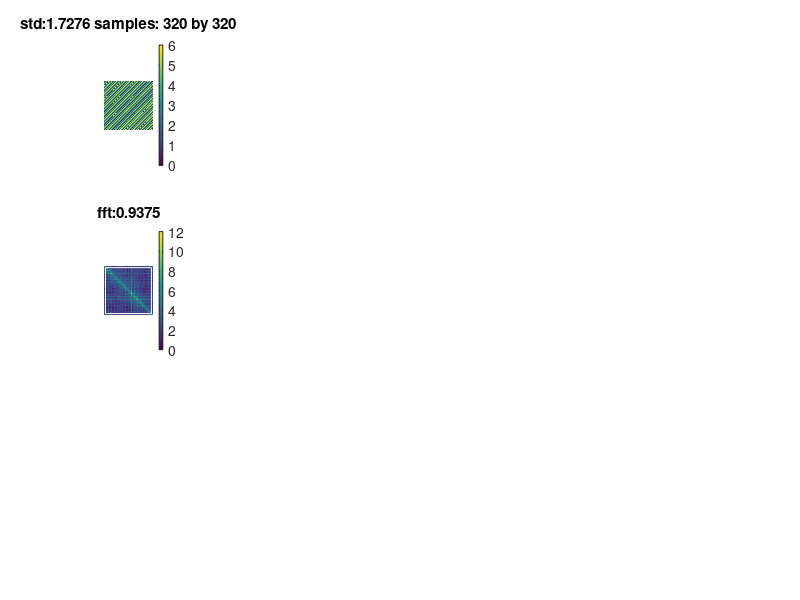

The MATLAB source for this figure: (Note: this script raises an error after producing the figure.)
function test
    clear
    close all
   
    %% Load SigmaT
    sigmaT = csvread('sigmaT3.csv');
    
    sigmaT_size = size(sigmaT,1);
    
    %% down sample
    windowsizeList = [1,2,5];
    figure;
    flag = 0;
    for windowsize = windowsizeList
        
        flag = flag + 1
        
        %% down sampling sigmaT
        window = ones(windowsize,windowsize)/(windowsize*windowsize);
        sigmaT_d_NN = conv2(sigmaT,window,'valid');
        sigmaT_d_NN = sigmaT_d_NN(1:windowsize:end,1:windowsize:end);
        csvwrite('sigmaTDownSample.csv',sigmaT_d_NN);
        
        %% std of sigmaT
        std_d(flag) = std(sigmaT_d_NN(:));
        
        subplot(3,6,flag);
        imagesc(sigmaT_d_NN,[0 6])
        colorbar
        axis equal
        axis off
        title(['std:' num2str(std_d(flag)) ' samples: ' num2str(sigmaT_size/windowsize) ' by ' num2str(sigmaT_size/windowsize)]);
                
        %% fft of sigmaT
        [fft_log_NN, fft_x(flag)] = computeFFT(sigmaT_d_NN);
        N = size(fft_log_NN,1);
        
        subplot(3,6,flag+6)
        imagesc(fft_log_NN,[0 12]);
        colorbar;hold on;
        rectangle('Position',[N*(1-fft_x(flag))/2 N*(1-fft_x(flag))/2 N*fft_x(flag) N*fft_x(flag)],'EdgeColor','w');hold off;
        axis equal
        axis off
        title(['fft:' num2str(fft_x(flag))])
        
        %% scattering    
    
        computeDensityMap('sigmaTDownSample.csv');
        densityMap = csvread('densityMap.csv');


        
        %% display densityMap
        densityMap = log(densityMap+1);
        densityMean(flag) = mean(densityMap(:));
        subplot(3,6,flag+12)
        imagesc(densityMap)
        colorbar
        axis equal
        axis off      
        title(['mean:' num2str(densityMean(flag))])
    end
    
    %% Draw curve
    figure;

    subplot(2,2,1);
    plot(windowsizeList,std_d,'*-');
    xlabel('downsampleScale');
    ylabel('std');

    subplot(2,2,2);
    plot(std_d,fft_x,'*-');
    xlabel('std');
    ylabel('fft');

    subplot(2,2,3);
    plot(std_d,densityMean,'*-');
    xlabel('std');
    ylabel('bright');

    subplot(2,2,4);
    plot(fft_x,densityMean,'*-');
    xlabel('fft');
    ylabel('bright');
    
end


function computeDensityMap(filename_sigmaT_D)

    sigmaT_d_NN = csvread(filename_sigmaT_D);

    maxDepth = 1000;
    x = zeros(maxDepth, 2);
    w = zeros(maxDepth, 2);
    y = [];
    weight = zeros(maxDepth,1);

    N_Sample = 20000;
    for samples = 1: N_Sample

        x(1,:) = [rand,1];
        w(1,:) = [0,1];
        w(2:end,:) = [];
        x(2:end,:) = [];

        albedo = 0.95;
        weight(1,1) = 1/N_Sample * albedo;
        weight(2:end,:) = [];

        for dep = 1 : maxDepth - 1
            c = round((1-x(dep,2))*size(sigmaT_d_NN,1));
            r = round(x(dep,1)*size(sigmaT_d_NN,2));
            c(c==0)=1;r(r==0)=1;
            t = -log(rand)/sigmaT_d_NN(c,r);
            x1 = x(dep, :) - t*w(dep, :);
            
            if x1(1) < 0.0 || x1(1) > 1.0 || x1(2) < 0.0 || x1(2) > 1.0
                y = [y; [x(1:dep-1,:) weight(1:dep-1,1)]];
                break;
            end
            
            theta = 2*pi*rand;
            w(dep + 1,:) = [cos(theta),sin(theta)];
            x(dep + 1,:) = x1;
            weight(dep + 1,1) = weight(dep,1)*albedo;
        end
        
    end

    % density map
    mapSize = 32;
    densityMap = zeros(mapSize,mapSize);
    for i = 1: size(y,1)
        c = round((1-y(i,2))*mapSize);
        r = round(y(i,1)*mapSize);
        c(c==0)=1;r(r==0)=1;
        densityMap(c, r) = densityMap(c, r) + y(i,3)/sigmaT_d_NN(c,r);
    end

    csvwrite('densityMap.csv',densityMap);
    
end

function [fft_log_NN,x] = computeFFT(img_NN)

    fft_NN = abs(fftshift(fft2(img_NN)));
    fft_log_NN = log(fft_NN+1);
    N = size(fft_NN,1);
    
    x_start = 0;
    x_end = 1;
    R = 0.95;
    err=1;
    while(err>0.01)
        
        x = (x_start+x_end)/2;
        M = N*x;

        fft_sub_MM = fft_NN(round(N*(1-x)/2):round(N*(1+x)/2), round(N*(1-x)/2):round(N*(1+x)/2)); 

        E_all = sum(fft_NN(:));
        E_sub = sum(fft_sub_MM(:));
        ratio = E_sub/E_all;
        
        if (ratio<R)
            x_start = x;
        else
            x_end = x;
        end
        
        err = abs(ratio-R);
        
    end
end








